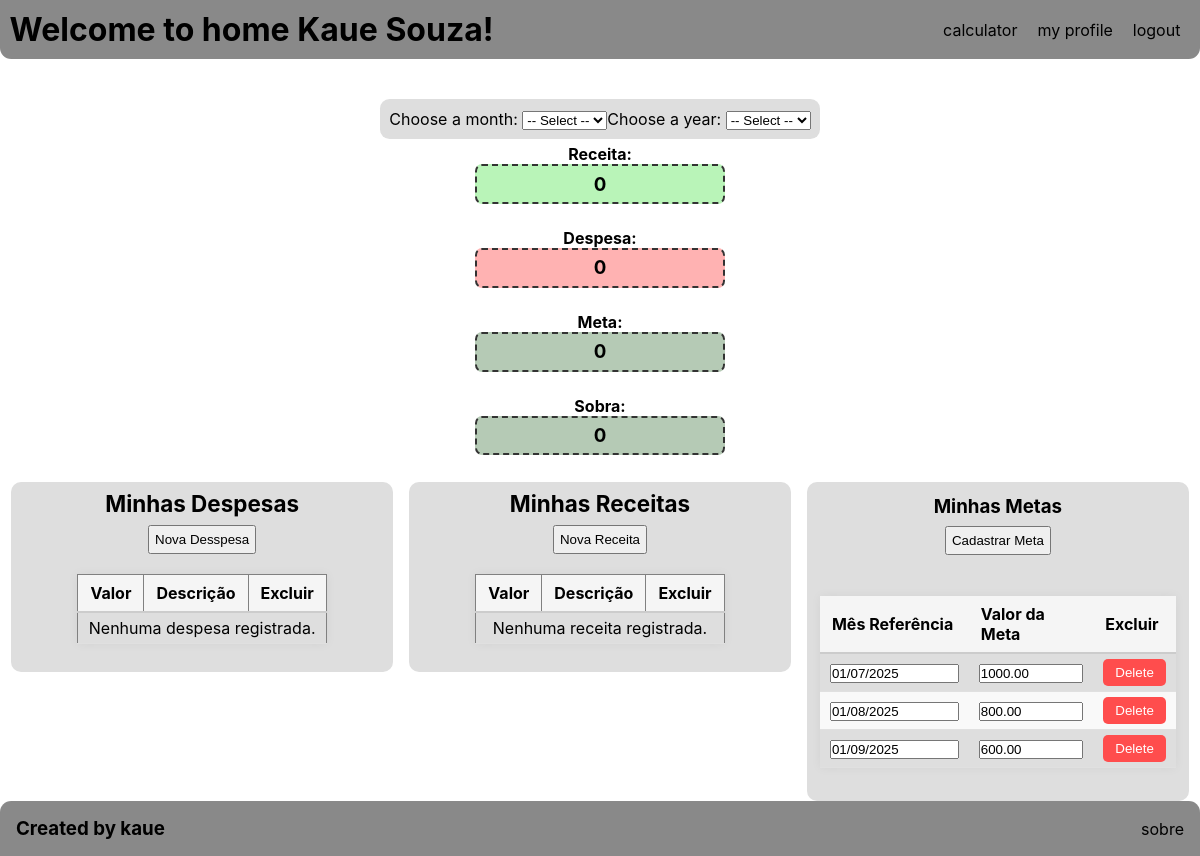
Page / (signed in) on the earlier database version.
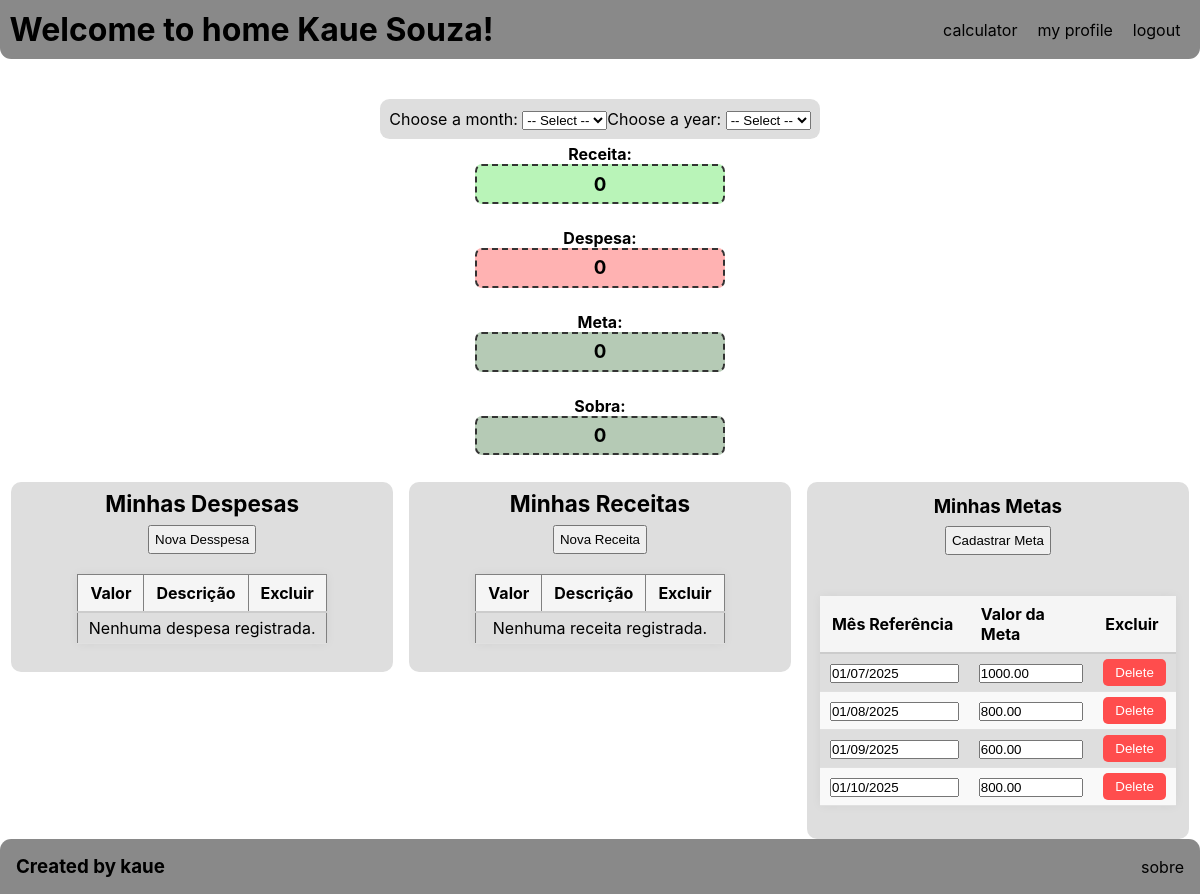
Same page on the later database version.
### models.py (models this page shows, shortened)
class User(UserMixin,  db.Model):
    __tablename__ = 'usuarios'
    id = db.Column(db.Integer, primary_key=True)
    name = db.Column(db.String(30), unique=True)
    user = db.Column(db.String(30), unique=True)
    password = db.Column(db.String())
    receitas = db.relationship('Receita', backref='usuario', lazy=True)
    despesas = db.relationship('Despesa', backref='usuario', lazy=True)
    metas = db.relationship('MetaPoupanca', backref='usuario', lazy=True)

class MetaPoupanca(db.Model):
    __tablename__ = 'metas_poupanca'
    id = db.Column(db.Integer, primary_key=True)
    usuario_id = db.Column(db.Integer, db.ForeignKey('usuarios.id'), nullable=False)
    mes_referencia = db.Column(db.Date, nullable=False)
    valor_meta = db.Column(db.Numeric(10, 2), nullable=False)

### views.py (the view)
@app.route('/')
@login_required
def home():
    mes = session.get('mes')
    ano = session.get('ano')
    todas_receitas = Receita.query.filter_by(usuario_id=current_user.id).all()
    todas_despesas = Despesa.query.filter_by(usuario_id=current_user.id).all()
    todas_metas = MetaPoupanca.query.filter_by(usuario_id=current_user.id).all()
    receitas = [
        r for r in todas_receitas
        if r.mes_referencia.strftime('%Y-%m-%d').split('-')[0] == str(ano)
        and r.mes_referencia.strftime('%Y-%m-%d').split('-')[1] == str(mes).zfill(2)
    ]
    despesas = [
        d for d in todas_despesas
        if d.mes_referencia.strftime('%Y-%m-%d').split('-')[0] == str(ano)
        and d.mes_referencia.strftime('%Y-%m-%d').split('-')[1] == str(mes).zfill(2)
    ]
    metas_comciltro = [
        m for m in todas_metas
        if m.mes_referencia.strftime('%Y-%m-%d').split('-')[0] == str(ano)
        and m.mes_referencia.strftime('%Y-%m-%d').split('-')[1] == str(mes).zfill(2)
    ]
    metas = current_user.metas
    total_receitas = sum([r.valor for r in receitas])
    total_despesas = sum([d.valor for d in despesas])
    total_metas = sum([m.valor_meta for m in metas_comciltro])
    sobra = total_receitas - total_despesas - total_metas
    return render_template(
        'home.html',
        despesas=despesas,
        receitas=receitas,
        metas=metas,
        total_despesas=total_despesas,
        total_receitas=total_receitas,
        meta_filtro=total_metas,
        sobra=sobra,
        mes=mes,
        ano=ano
    )

### views.py (called while the page is built)
@lm.user_loader
def user_loader(id):
    user = db.session.query(User).filter_by(id=id).first()
    return user

### templates/home.html (shortened to what this page needs)
{% extends 'base.html' %}
{% block content %}
    {% if current_user.is_authenticated %}
        <div class="one-part">
            <div class="part1">
                <div class="find-form">
                    <form method="GET" action="{{ url_for('set_mes') }}">
                        <label for="mes">Choose a month:</label>
                        <select name="mes" id="mes" onchange="this.form.submit()">
                            <option value="">-- Select --</option>
                        </select>
                    </form>
                    <form method="GET" action="{{ url_for('set_ano') }}">
                        <label for="ano">Choose a year:</label>
                        <select name="ano" id="ano" onchange="this.form.submit()">
                            <option value="">-- Select --</option>
                        </select>
                    </form>
                </div>
                <div class="res">
                    <div class="resumo">
                        <div class="resumo-item ">
                            <p class="t-item">Receita:</p>
                            <div class="inf-resumo inf-resumo-r">
                                <h3>{{ total_receitas }}</h3>
                            </div>
                        </div>
                        <div class="resumo-item">
                            <p class="t-item">Despesa: </p>
                            <div class="inf-resumo inf-resumo-d">
                                <h3>{{ total_despesas }}</h3>
                            </div>
                        </div>
                        <div class="resumo-item">
                            <p class="t-item">Meta:</p>
                            <div class="inf-resumo inf-resumo-s">
                                <h3>{{ meta_filtro }}</h3>
                            </div>
                        </div>
                        <div class="resumo-item">
                            <p class="t-item">Sobra:</p>
                            <div class="inf-resumo inf-resumo-s">
                                <h3>{{ sobra }}</h3>
                            </div>
                        </div>
                    </div>
                </div>
            </div>
        </div>
        <div class="grid-container">
        <div class="second-part item">
            <div class="second-part1">
                <div class="div-d">
                    <div>
                        <h3>Minhas Despesas</h3>
                    </div>
                    <div>
                        <button onclick="abrirModalD()">Nova Desspesa</button>
                    </div>
                    <table border="1" class="tableDespesas">
                        <thead>
                            <th>Valor</th>
                            <th>Descrição</th>
                            <th>Excluir</th>
                        </thead>
                        {% for despesa in despesas %}
                            <tr>
                                <!-- <td>
                                    <form action="/update/{{despesa.id }}/categoria" method="post">
                                        <input type="text" name="categoriaForm" value="{{despesa.categoria}}">
                                    </form>
                                </td> -->
                                <td>
                                    <form action="/update/{{despesa.id }}/valor" method="post">
                                        <input type="text" name="valorForm" value='{{ "%.2f"|format(despesa.valor) }}'>
                                    </form>
                                </td>
                                <!-- <td>
                                    <form action="/update/{{despesa.id }}/data_pagamento" method="post">
                                        <input type="text" name="data_pagamentoForm" value="{{despesa.data_pagamento.strftime('%d/%m/%Y') }}">
                                    </form>
                                </td> -->
                                <td>
                                    <form action="/update/{{despesa.id }}/descricao" method="post">
                                        <input type="text" name="descricaoForm" value="{{ despesa.descricao}}">
                                    </form>
                                </td>
                                <td>
                                    <form action="/delete/{{ despesa.id }}" method="post">
                                        <button type="submit" class="excluir-btn">Delete</button>
                                    </form>
                                </td>
                            </tr>
                        {% else %}
                            <tr>
                                <td colspan="6">Nenhuma despesa registrada.</td>
                            </tr>
                        {% endfor %}
                    </table>
                </div>
            </div>
        </div>
        <div class="item">
            <div class="second-part2">
                <div class="div-r">
                    <div>
                        <h3>Minhas Receitas</h3>
                    </div>
                    <div>
                        <button onclick="abrirModalR()">Nova Receita</button>
                    </div>
                    <table border="1" class="tableReceitas">
                        <thead>
                            <th>Valor</th>
                            <th>Descrição</th>
                            <th>Excluir</th>
                        </thead>
                        {% for receita in receitas %}
                            <tr>
                                <!-- <td>
                                    <form action="/update/{{receita.id }}/categoria/r" method="post">
                                        <input type="text" name="categoriaForm" value="{{receita.categoria}}">
                                    </form>
                                </td> -->
                                <td>
                                    <form action="/update/{{receita.id }}/valor/r" method="post">
                                        <input type="text" name="valorForm" value="{{ '%.2f'|format(receita.valor) }}">
                                    </form>
                                </td>
                                <!-- <td>
                                    <form action="/update/{{receita.id }}/data_recebimento/r" method="post">
                                        <input type="text" name="data_recebimentoForm" value="{{receita.data_recebimento.strftime('%d/%m/%Y') }}">
                                    </form>
                                </td> -->
                                <td>
                                    <form action="/update/{{receita.id }}/descricao/r" method="post">
                                        <input type="text" name="descricaoForm" value="{{ receita.descricao }}">
                                    </form>
                                </td>
                                <td>
                                    <form action="/delete/{{ receita.id }}/r" method="post">
                                        <button type="submit" class="excluir-btn">Delete</button>
                                    </form>
                                </td>
                            </tr>
                        {% else %}
                            <tr>
                                <td colspan="6">Nenhuma receita registrada.</td>
                            </tr>
                        {% endfor %}
                    </table>
                </div>
            </div>
        </div>
        <div class="metas item">
            <div class="meta2">
                <div>
                    <h3>Minhas Metas</h3>
                </div>
                <div class="meta1">
                    <div >
                        <button id="btnCadastrar">Cadastrar Meta</button>
                    </div>
            </div>
                <table id="tableMetas" style="" >
                    <thead>
                        <th>Mês Referência</th>
                        <th>Valor da Meta</th>
                        <th>Excluir</th>
                    </thead>
                    {% for meta in metas %}
                        <tr>
                            <td>
                                <form action="/update/{{ meta.id }}/mes_referencia" method="post">
                                    <input type="text" name="mes_referenciaForm" value="{{meta.mes_referencia.strftime('%d/%m/%Y') }}">
                                </form>
                            </td>
                            <td>
                                <form action="/update/{{ meta.id }}/valor_meta" method="post">
                                    <input type="text" name="valor_metaForm" value="{{ '%.2f'|format(meta.valor_meta) }}">
                                </form>
                            </td>
                            <td>
                                <form action="/delete/{{ meta.id }}/m" method="post">
                                    <button type="submit" class="excluir-btn">Delete</button>
                                </form>
                            </td>
                        </tr>
                    {% else %}
                        <tr>
                            <td colspan="4">Nenhuma despesa registrada.</td>
                        </tr>
                    {% endfor %}
                </table>
            </div>
        </div>
        </div>
    {% else %}
        <h1>You are not logged in!</h1>
    {% endif %}
{% endblock %}

### templates/base.html (shortened to what this page needs)
<!DOCTYPE html>
<html lang="pt-br">
<head>
    <link rel="stylesheet" href="{{ url_for('static', filename='css/home.css') }}">
</head>
<body>
    <header class="header">
        <a href="{{ url_for('logout') }}" class="btn btn-danger" style="float: right; margin: 10px; text-decoration: none; color: black;">
            logout
        </a>
        <a href="{{ url_for('home') }}" class="btn btn-danger" style="float: right; margin: 10px; text-decoration: none; color: black;">
            my profile
        </a>
        <a href="{{ url_for('home') }}" class="btn btn-danger" style="float: right; margin: 10px; text-decoration: none; color: black;">
            calculator
        </a>
        <h1>Welcome to home {{ current_user.name }}!</h1>
    </header>
    <main class="content">
        {% block content %}
        {% endblock %}
    </main>
    <footer class="footer">
        <h3>Created by kaue</h3>
        <p>sobre</p>
    </footer>
</body>
</html>

### static/css/home.css (style rules this page uses)
* { margin: 0; padding: 0; box-sizing: border-box; }
html { height: 100%; min-height: 100%; font-size: 100%; }
body { display: flex; flex-direction: column; min-height: 100%; font-family: 'Inter', sans-serif; overflow-x: hidden; }
header { background-color: #898989; padding: 0.6rem 0.6rem 0.6rem 0.6rem; margin: 0rem 0rem 2.5rem 0rem; border-radius: 0rem 0rem 0.7rem 0.7rem; }
.find-form { background-color: #dedede; display: flex; flex-direction: row; justify-content: space-between; padding: 0.6rem; border-radius: 0.6rem; }
.resumo { margin-top: 0.3rem; display: grid; grid-template-columns: repeat(auto-fit, minmax(250px, 1fr)); gap: 1.5rem; padding: 0rem 1rem 1rem 1rem; }
.t-item { display: flex; justify-content: center; align-items: center; }
.resumo p { font-weight: bold; }
.inf-resumo-d { background-color: rgba(255, 0, 0, 0.3); }
.inf-resumo-r { background-color: rgba(25, 219, 22, 0.3); }
.inf-resumo-s { background-color: rgba(12, 79, 11, 0.3); }
.inf-resumo { padding: 0.4rem; border: 2px dashed #333; border-radius: 7px; align-items: center; text-align: center; }
.one-part { display: flex; justify-content: center; align-items: center; margin-bottom: 0.7rem; }
.part1 { display: flex; flex-direction: column; justify-content: center; align-items: center; }
.grid-container { margin: 0 0.7rem 0 0.7rem; display: grid; grid-template-columns: repeat(auto-fit, minmax(380px, 1fr)); gap: 16px; }
.metas { background-color: #dedede; border-radius: 10px; padding: 8px; display: block; }
.meta1 { padding: 5px; border-radius: 10px; }
.meta1 button { margin-top: 3px; padding: 5px; }
.meta2 { padding: 5px; border-radius: 10px; text-align: center; }
.second-part1 { background-color: #dedede; border-radius: 10px; padding: 8px; display: flex; flex-direction: column; align-items: center; text-align: center; }
.div-d, .div-r { text-align: center; font-size: larger; }
.div-d button, .div-r button { padding: 5px; margin-top: 0.5rem; }
.second-part2 { background-color: #dedede; border-radius: 10px; padding: 8px; display: flex; flex-direction: column; align-items: center; text-align: center; }
.tableReceitas, .tableDespesas { margin-top: 10px; }
table { width: 100%; border-collapse: collapse; margin: 20px 0; font-size: 1rem; text-align: left; box-shadow: 0 0 10px rgba(0,0,0,0.05); }
thead { background-color: #f5f5f5; }
thead th { padding: 8px 12px; font-weight: bold; border-bottom: 2px solid #ccc; }
tbody tr { border-bottom: 1px solid #e0e0e0; }
tbody td { padding: 5px 10px; }
tbody td input { width: 100%; }
tbody tr:nth-child(even) { background-color: #f9f9f9; }
td:last-child { text-align: center; }
button.excluir-btn { background-color: #ff4d4d; color: white; border: none; padding: 6px 12px; border-radius: 5px; cursor: pointer; transition: background-color 0.2s ease; }
footer { background-color: #898989; margin-top: auto; display: flex; justify-content: space-between; align-items: center; padding: 1rem; border-radius: 0.7rem 0.7rem 0rem 0rem; }

Differences in the rows shown:
added MetaPoupanca: mes_referenciaForm "01/10/2025", valor_metaForm "800.00"
